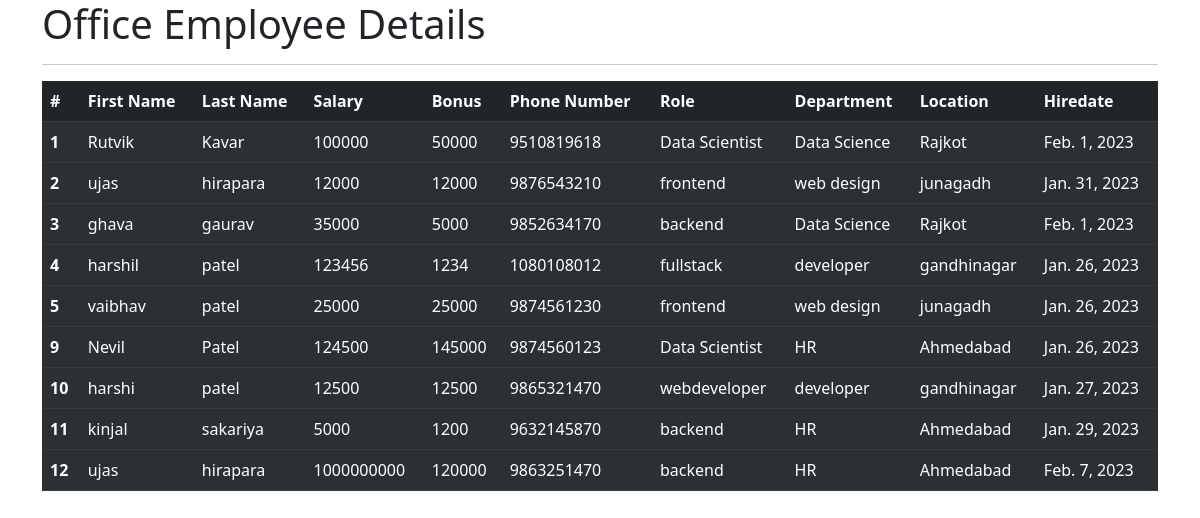
The app's page /all_emp with its own data.
### emp_app/models.py (models this page shows, shortened)
class Employee(models.Model):
    first_name = models.CharField(max_length=100, null=False)
    last_name = models.CharField(max_length=100)
    dept = models.ForeignKey(Department, on_delete=models.CASCADE)
    salary = models.IntegerField(default=0)
    bonus = models.IntegerField(default=0)
    role = models.ForeignKey(Role, on_delete=models.CASCADE)
    phone = models.IntegerField(default=0)
    hire_date = models.DateField()
    def __str__(self):
        return "%s %s %s" %(self.first_name,self.last_name,self.phone)

class Role(models.Model):
    name = models.CharField(max_length=100, null=False)

class Department(models.Model):
    name = models.CharField(max_length=100,null=False)
    location = models.CharField(max_length=100)

### emp_app/views.py (the view)
# urls.py: path('all_emp', views.all_emp, name='all_emp'),
def all_emp(request):
    emps = Employee.objects.all()
    context = {
        'emps' : emps
    }
    print(context)
    return render(request,'view_all_emp.html',context)

### emp_app/templates/view_all_emp.html (shortened to what this page needs)
<!DOCTYPE html>
<html lang="en">
<head>
    <link rel="stylesheet" href="https://cdn.jsdelivr.net/npm/bootstrap@5.3.0-alpha1/dist/css/bootstrap.rtl.min.css">
</head>
  <body>
  <div class="container">
    	<h1>Office Employee Details</h1>
	  <hr>
	  <table class="table table-dark table-striped">
  <thead>
    <tr>
      <th scope="col">#</th>
      <th scope="col">First Name</th>
      <th scope="col">Last Name</th>
      <th scope="col">Salary</th>
      <th scope="col">Bonus</th>
      <th scope="col">Phone Number</th>
      <th scope="col">Role</th>
      <th scope="col">Department</th>
      <th scope="col">Location</th>
      <th scope="col">Hiredate </th>
    </tr>
  </thead>
        {% for emp in emps %}
  <tbody>
    <tr>
      <th scope="row">{{emp.id}}</th>
      <td>{{emp.first_name}}</td>
      <td>{{emp.last_name}}</td>
      <td>{{emp.salary}}</td>
      <td>{{emp.bonus}}</td>
      <td>{{emp.phone}}</td>
      <td>{{emp.role.name}}</td>
      <td>{{emp.dept.name}}</td>
      <td>{{emp.dept.location}}</td>
      <td>{{emp.hire_date}}</td>
    </tr>
  </tbody>
        {% endfor %}
</table>
</div>
  </body>
</html>

### records on screen
Employee: id "1", first_name "Rutvik", last_name "Kavar", salary "100000", bonus "50000", phone "9510819618", role.name "Data Scientist", dept.name "Data Science", dept.location "Rajkot", hire_date "Feb. 1, 2023"
Employee: id "2", first_name "ujas", last_name "hirapara", salary "12000", bonus "12000", phone "9876543210", role.name "frontend", dept.name "web design", dept.location "junagadh", hire_date "Jan. 31, 2023"
Employee: id "3", first_name "ghava", last_name "gaurav", salary "35000", bonus "5000", phone "9852634170", role.name "backend", dept.name "Data Science", dept.location "Rajkot", hire_date "Feb. 1, 2023"
Employee: id "4", first_name "harshil", last_name "patel", salary "123456", bonus "1234", phone "1080108012", role.name "fullstack", dept.name "developer", dept.location "gandhinagar", hire_date "Jan. 26, 2023"
Employee: id "5", first_name "vaibhav", last_name "patel", salary "25000", bonus "25000", phone "9874561230", role.name "frontend", dept.name "web design", dept.location "junagadh", hire_date "Jan. 26, 2023"
Employee: id "9", first_name "Nevil", last_name "Patel", salary "124500", bonus "145000", phone "9874560123", role.name "Data Scientist", dept.name "HR", dept.location "Ahmedabad", hire_date "Jan. 26, 2023"
Employee: id "10", first_name "harshi", last_name "patel", salary "12500", bonus "12500", phone "9865321470", role.name "webdeveloper", dept.name "developer", dept.location "gandhinagar", hire_date "Jan. 27, 2023"
Employee: id "11", first_name "kinjal", last_name "sakariya", salary "5000", bonus "1200", phone "9632145870", role.name "backend", dept.name "HR", dept.location "Ahmedabad", hire_date "Jan. 29, 2023"
Employee: id "12", first_name "ujas", last_name "hirapara", salary "1000000000", bonus "120000", phone "9863251470", role.name "backend", dept.name "HR", dept.location "Ahmedabad", hire_date "Feb. 7, 2023"
